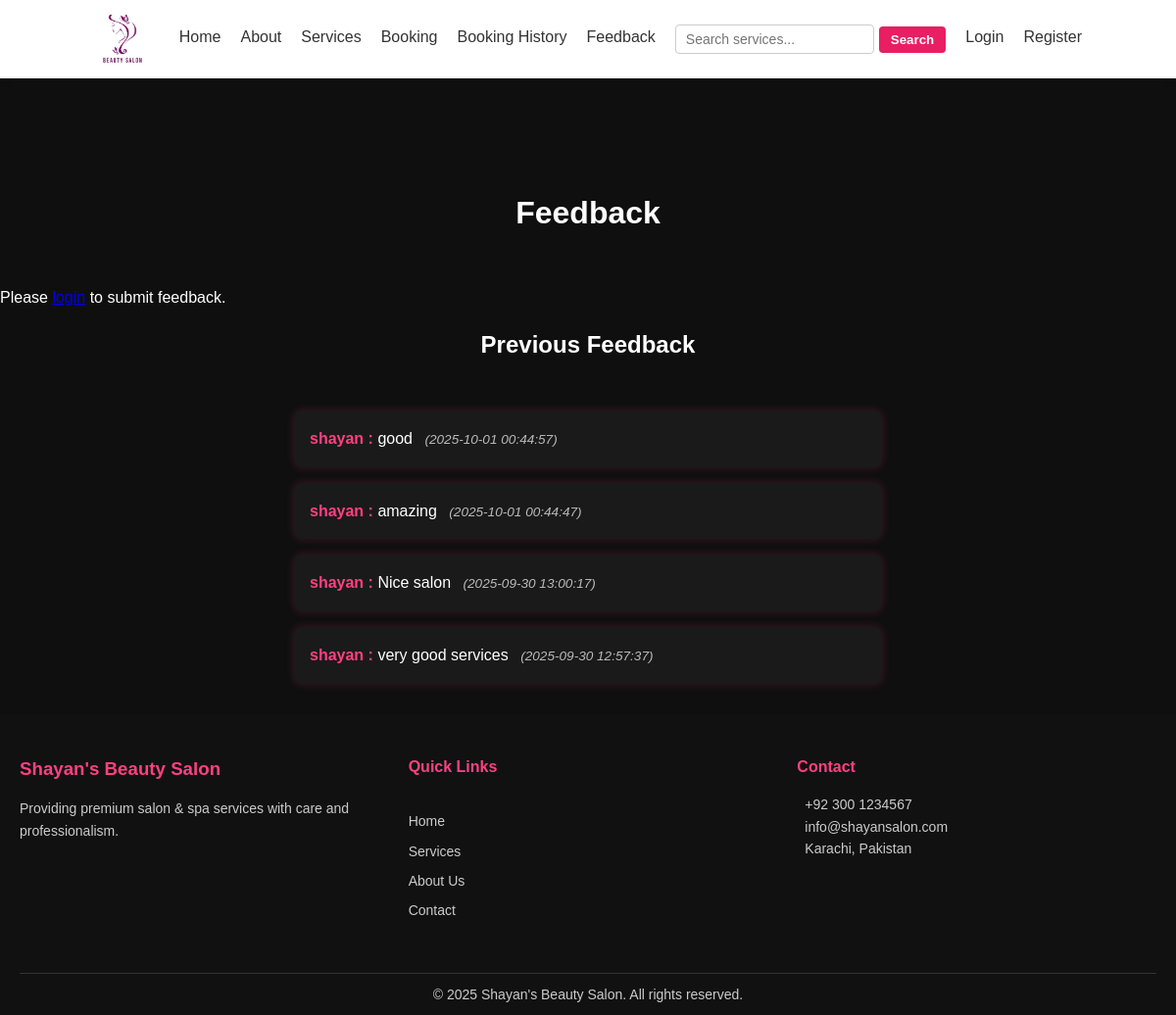
Page /feedback.php on the committed database.
### tables this page shows
CREATE TABLE `feedback` (
  `id` int(11) NOT NULL,
  `user_id` int(11) NOT NULL,
  `message` text NOT NULL,
  `created_at` timestamp NOT NULL DEFAULT current_timestamp()
);

CREATE TABLE `users` (
  `id` int(11) NOT NULL,
  `name` varchar(100) NOT NULL,
  `email` varchar(100) NOT NULL,
  `phone` varchar(15) NOT NULL,
  `password_hash` varchar(255) NOT NULL,
  `is_admin` tinyint(1) DEFAULT 0,
  `created_at` timestamp NOT NULL DEFAULT current_timestamp()
);

### feedback.php (the view, shortened to what this page needs)
<?php
include 'php/header.php';
include 'php/config.php';
?>
<!DOCTYPE html>
<html lang="en">
<head>
    <link rel="stylesheet" href="css/feedback.css">
</head>
<body>
<h1>Feedback</h1>
<?php if(!isset($_SESSION['user_id'])): ?>
    <p>Please <a href="login.php">login</a> to submit feedback.</p>
<?php endif; ?>
<h2>Previous Feedback</h2>
<ul>
<?php
$feedbacks = $conn->query("SELECT f.message, u.name as user_name, f.created_at
                           FROM feedback f
                           JOIN users u ON f.user_id=u.id
                           ORDER BY f.created_at DESC");
while($f = $feedbacks->fetch_assoc()){
    echo "<li class='feedback-msg'><strong>{$f['user_name']}:</strong> {$f['message']} <em>({$f['created_at']})</em></li>";
}
?>
</ul>
</body>
</html>
<?php include 'php/footer.php'; ?>

### css/feedback.css (style rules this page uses)
* { margin: 0; padding: 0; box-sizing: border-box; }
body { font-family: 'Poppins', sans-serif; background: #0f0f0f; color: #fff; line-height: 1.6; }
h1 { margin-top: 8%; }
h1, h2 { padding: 1rem 0; text-align: center; margin-bottom: 2rem; color: #fff; }
ul { list-style: none; max-width: 600px; margin: 2rem auto; padding: 0; }
ul .feedback-msg { background: #1a1a1a; padding: 1rem; margin-bottom: 1rem; border-radius: 8px; box-shadow: 0 0 10px rgba(255, 64, 129, 0.2); }
ul .feedback-msg strong { color: #ff4081; }
ul .feedback-msg em { font-size: 0.85rem; color: #bbb; margin-left: 8px; }

### php/header.php (style rules this page uses)
* { margin: 0; padding: 0; box-sizing: border-box; }
body { font-family: Arial, sans-serif; }

### rows in the picture
feedback: user.name "shayan", message "good", created_at "2025-10-01 00:44:57"
feedback: user.name "shayan", message "amazing", created_at "2025-10-01 00:44:47"
feedback: user.name "shayan", message "Nice salon", created_at "2025-09-30 13:00:17"
feedback: user.name "shayan", message "very good services", created_at "2025-09-30 12:57:37"
